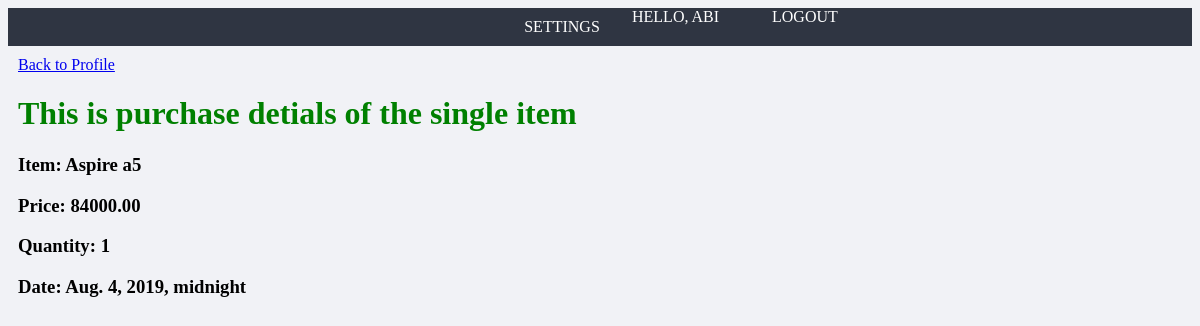
Page /purchase_details/19 (signed in) on the committed database.
### main_app/models.py (models this page shows, shortened)
class Sales(models.Model):
    item = models.ForeignKey(Item, on_delete=models.CASCADE)
    quantity = models.DecimalField(max_digits=5, decimal_places=0)
    customer = models.ForeignKey(Customer, on_delete=models.CASCADE)
    date = models.DateTimeField()

class Item(models.Model):
    name = models.CharField(max_length=50)
    price = models.DecimalField(max_digits=8, decimal_places=2)
    brand = models.ForeignKey(Brand, on_delete=models.CASCADE, null=True, blank=True)
    cat = models.ForeignKey(Category, on_delete=models.CASCADE, null=True, blank=True)
    subCat = models.ForeignKey(SubCategory, on_delete=models.CASCADE, null=True, blank=True)
    supplier = models.ForeignKey(Supplier, on_delete=models.CASCADE,  null=True, blank=True)
    quantity = models.DecimalField(default=0, max_digits=5, decimal_places=0)

### main_app/decorators.py (the view)
        def wrapper_func(request, *args, **kwargs):
            group = None
            if request.user.groups.exists():
                group = request.user.groups.all()[0].name
            if group in allowed_roles:
                return view_func(request, *args, **kwargs)
            else:
                return HttpResponse('404 file not found')

### main_app/views.py (called while the page is built)
@login_required(login_url='main_app:login')
@allowed_user(allowed_roles=['Customer'])
def purchaseDetails(request,pk):
    purchase = Sales.objects.get(id=pk)
    context = {'item': purchase}
    return render(request, 'main_app/customer_purchase_details.html', context)

### templates/main_app/customer_purchase_details.html
{% extends 'main_app/base.html' %}
{% block body_block %}
<a href="{% url 'main_app:index' %}">Back to Profile</a>
<h1>This is purchase detials of the single item</h1>
<h3>Item: {{ item.item.name }}</h3>
<h3>Price: {{ item.item.price }}</h3>
<h3>Quantity: {{ item.quantity }}</h3>
<h3>Date: {{ item.date }}</h3>
{% endblock body_block %}

### templates/main_app/base.html (shortened to what this page needs)
<!DOCTYPE html>
{% load static %}
<html lang="en">
<head>
    <link rel="stylesheet" href="{% static 'css/style.css' %}">
</head>
<body>
    <nav>
        <ul>
            {% if request.user.is_staff %}
                <li>
                    <a href="{% url 'main_app:index' %}">Home</a>
                </li>
                <li>
                    <a href="{% url 'main_app:dashboard' %}">Dashboard</a>
                </li>
            {% else %}
                <li>
                    <a href="{% url 'main_app:accountSettings' %}">Settings</a>
                </li>
            {% endif %}
            <span>Hello, {{ request.user }}</span>
            <span><a href="{% url 'main_app:logout' %}">Logout</a></span>
        </ul>
    </nav>
    <div class="conatiner">
        {% block body_block %}
        {% endblock body_block %}
    </div>
</body>
</html>

### static/css/style.css (style rules this page uses)
:root { --primary: #ffffff; --secondary: #f1f2f6; --fitted: #dfe4ea; --primaryDark: #2f3542; --fittedDark: #747d8c; --secondaryDark: #57606f; --shadow: 0 1px 5px rgba(104, 104, 104, 0.8); }
* { background: var(--secondary); }
h1 { color: green; }
div { margin: 10px; }
nav { background: var(--primaryDark); width: 100%; }
nav ul { display: grid; height: 100%; grid-template-columns: repeat(5, 140px); justify-content: flex-end; background: transparent; margin: 0; padding: 0; }
nav ul li { list-style: none; background: transparent; display: block; margin: 10px; text-align: center; }
nav ul li a, nav ul span, nav ul span a { text-decoration: none; text-transform: uppercase; background: transparent; color: var(--primary); }

### rows in the picture
Sales: item.name "Aspire a5", item.price "84000.00", quantity "1", date "Aug. 4, 2019, midnight"

### other values in the picture
{{ request.user }} "ABI"
